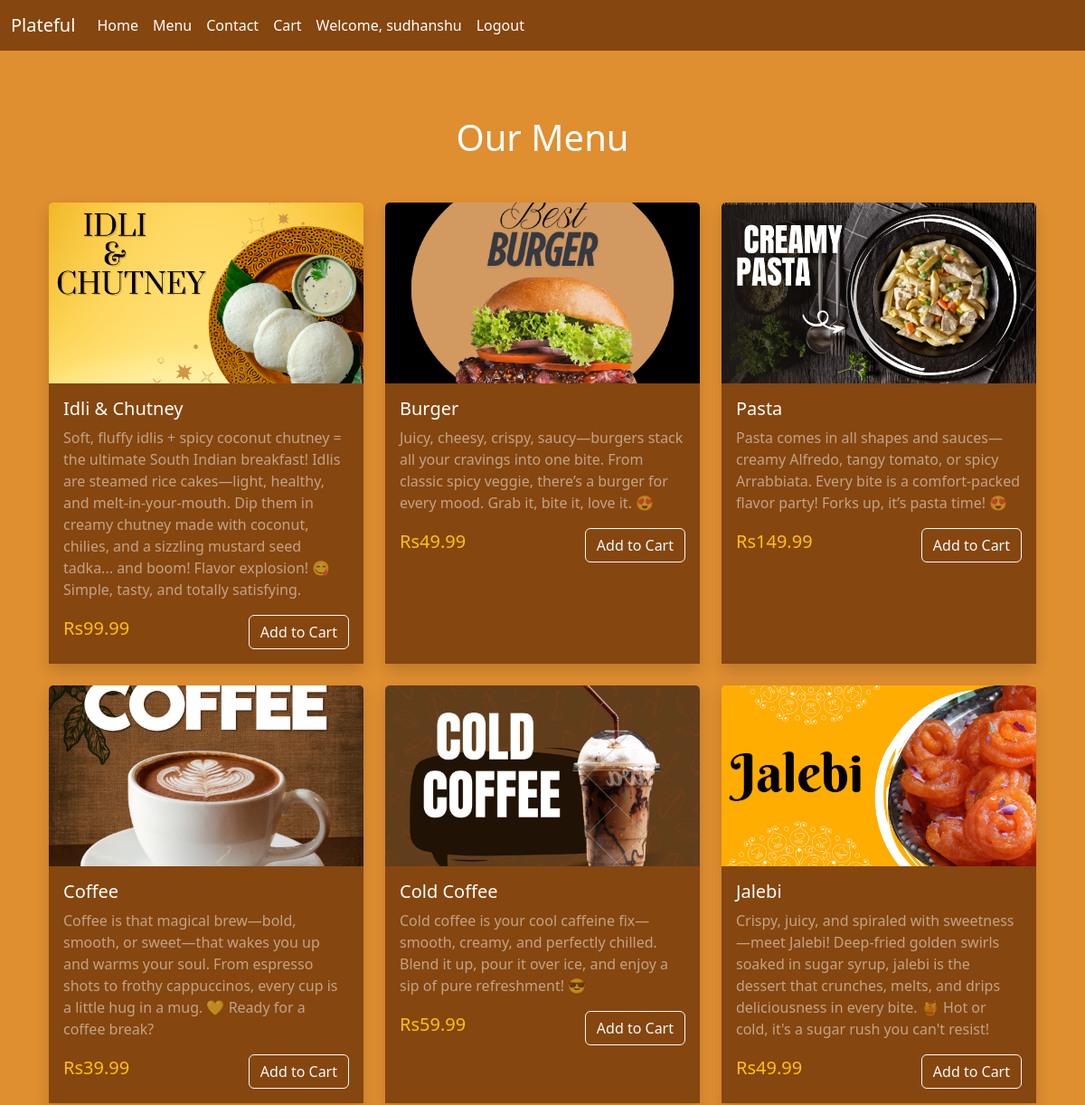
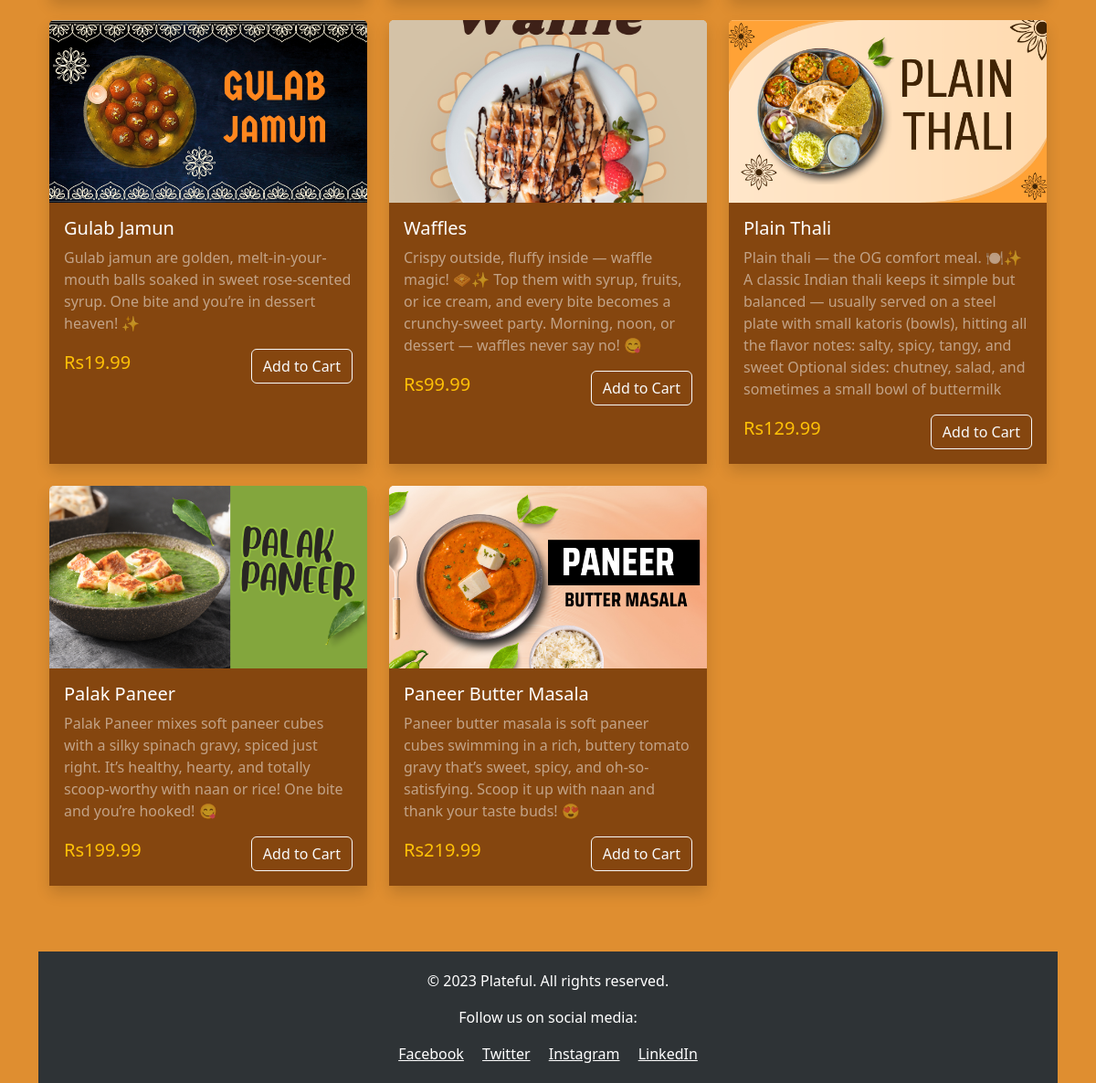
The page /menu/ (signed in) on the database its author committed (2 pictures, top to bottom).
### eat/models.py (models this page shows, shortened)
class MenuItem(models.Model):
    CATEGORY_CHOICES = [
        ('AP', 'Appetizers'),
        ('MC', 'Main Course'),
        ('DS', 'Desserts'),
        ('BE', 'Beverages'),
    ]
    name = models.CharField(max_length=100)
    description = models.TextField()
    price = models.DecimalField(max_digits=6, decimal_places=2)
    category = models.CharField(max_length=2, choices=CATEGORY_CHOICES)
    image = models.ImageField(upload_to='menu_images/')
    available = models.BooleanField(default=True)
    created_at = models.DateTimeField(auto_now_add=True)

### eat/views.py (the view)
# urls.py: path('menu/', views.menu, name='menu'),
def menu(request):
    menu_items = MenuItem.objects.filter(available=True).order_by('category')
    return render(request, 'home/menu.html', {'menu_items': menu_items})

### eat/templates/home/menu.html (shortened to what this page needs)
{% extends 'layout.html' %}
{% load static %}
{% block content %}
<div class="container py-5">
    <h1 class="text-center mb-5">Our Menu</h1>
<div class="row row-cols-1 row-cols-md-2 row-cols-lg-3 g-4">
    {% for item in menu_items %}
    <div class="col menu-item" data-category="{{ item.category }}">
        <div class="card h-100 border-0 shadow">
            <img src="{{ item.image.url }}" class="card-img-top" alt="{{ item.name }}" style="height: 200px; object-fit: cover;">
            <div class="card-body" style="background-color: #85460f;">
                <h5 class="card-title text-white">{{ item.name }}</h5>
                <p class="card-text text-white-50">{{ item.description }}</p>
                <div class="d-flex justify-content-between align-items-center">
                    <span class="h5 text-warning">Rs{{ item.price }}</span>
                    <a href="{% url 'eat:add_to_cart' item.id %}" class="btn btn-outline-light">Add to Cart</a>
                </div>
            </div>
        </div>
    </div>
    {% endfor %}
</div>
{% endblock %}

### eat/templates/layout.html (shortened to what this page needs)
{% load static %}
<!DOCTYPE html>
<html lang="en">
<head>
    <link href="https://cdn.jsdelivr.net/npm/bootstrap@5.3.5/dist/css/bootstrap.min.css" rel="stylesheet">
</head>
<body>
    <nav class="navbar navbar-expand-lg" style="background-color: #85460f;">
        <div class="container-fluid">
            <a class="navbar-brand text-white" href="/">Plateful</a>
            <div class="collapse navbar-collapse" id="navbarNav">
                <ul class="navbar-nav me-auto">
                    <li class="nav-item"><a class="nav-link text-white" href="#">Home</a></li>
                    <li class="nav-item"><a class="nav-link text-white" href="{% url 'eat:menu' %}">Menu</a></li>
                    <li class="nav-item"><a class="nav-link text-white" href="{% url 'eat:contact' %}">Contact</a></li>
                    <li class="nav-item">
                        <a class="nav-link text-white" href="{% url 'eat:cart' %}">
                            Cart {% if request.session.cart %}<span class="badge bg-light text-dark">{{ request.session.cart|length }}</span>{% endif %}
                        </a>
                    </li>
                    <ul class="navbar-nav me-auto">
                        {% if user.is_authenticated %}
                            <li class="nav-item">
                                <span class="nav-link text-white">Welcome, {{ user.username }}</span>
                            </li>
                              {% if user.is_authenticated %}
                               <li class="nav-item">
                               <form class="d-inline" action="{% url 'eat:logout' %}" method="post">
                               <button type="submit" class="nav-link text-white btn btn-link">Logout</button>
                                </form>
                            </li>
                             {% endif %}
                        {% else %}
                            <li class="nav-item"><a class="nav-link text-white" href="{% url 'eat:login' %}">Login</a></li>
                            <li class="nav-item"><a class="nav-link text-white" href="{% url 'eat:register' %}">Register</a></li>
                        {% endif %}
                    </ul>
                </ul>
            </div>
        </div>
    </nav>
    <div class="container mt-4">
        {% block content %}
        {% endblock %}
    </div>
    <footer class="text-center text-white mt-4" style="background-color: #2e3336; padding: 20px;">
        <p>&copy; 2023 Plateful. All rights reserved.</p>
        <p>Follow us on social media:</p>
        <a href="#" class="text-white me-3">Facebook</a>
        <a href="#" class="text-white me-3">Twitter</a>
        <a href="#" class="text-white me-3">Instagram</a>
        <a href="#" class="text-white">LinkedIn</a>
    </footer>
</body>
</html>

### eat/templates/layout.html (style rules this page uses)
body { background-color: #df8e30; color: white; }

### eat/templates/home/menu.html (style rules this page uses)
.card { transition: transform 0.3s, box-shadow 0.3s; border: none; }

### rows shown on the page
MenuItem: image (picture), name "Idli & Chutney", description "Soft, fluffy idlis + spicy coconut chutney = the ultimate South Indian breakfast! Idlis are steamed rice cakes—light, healthy, and melt-in-your-mouth. Dip them in creamy chutney made with coconut, chilies, and a sizzling mustard seed tadka... and boom! Flavor explosion! 😋 Simple, tasty, and totally satisfying.", price "99.99"
MenuItem: image (picture), name "Burger", description "Juicy, cheesy, crispy, saucy—burgers stack all your cravings into one bite. From classic spicy veggie, there’s a burger for every mood. Grab it, bite it, love it. 😍", price "49.99"
MenuItem: image (picture), name "Pasta", description "Pasta comes in all shapes and sauces—creamy Alfredo, tangy tomato, or spicy Arrabbiata. Every bite is a comfort-packed flavor party! Forks up, it’s pasta time! 😍", price "149.99"
MenuItem: image (picture), name "Coffee", description "Coffee is that magical brew—bold, smooth, or sweet—that wakes you up and warms your soul. From espresso shots to frothy cappuccinos, every cup is a little hug in a mug. 💛 Ready for a coffee break?", price "39.99"
MenuItem: image (picture), name "Cold Coffee", description "Cold coffee is your cool caffeine fix—smooth, creamy, and perfectly chilled. Blend it up, pour it over ice, and enjoy a sip of pure refreshment! 😎", price "59.99"
MenuItem: image (picture), name "Jalebi", description "Crispy, juicy, and spiraled with sweetness—meet Jalebi! Deep-fried golden swirls soaked in sugar syrup, jalebi is the dessert that crunches, melts, and drips deliciousness in every bite. 🍯 Hot or cold, it's a sugar rush you can't resist!", price "49.99"
MenuItem: image (picture), name "Gulab Jamun", description "Gulab jamun are golden, melt-in-your-mouth balls soaked in sweet rose-scented syrup. One bite and you’re in dessert heaven! ✨", price "19.99"
MenuItem: image (picture), name "Waffles", description "Crispy outside, fluffy inside — waffle magic! 🧇✨ Top them with syrup, fruits, or ice cream, and every bite becomes a crunchy-sweet party. Morning, noon, or dessert — waffles never say no! 😋", price "99.99"
MenuItem: image (picture), name "Plain Thali", description "Plain thali — the OG comfort meal. 🍽️✨ A classic Indian thali keeps it simple but balanced — usually served on a steel plate with small katoris (bowls), hitting all the flavor notes: salty, spicy, tangy, and sweet Optional sides: chutney, salad, and sometimes a small bowl of buttermilk", price "129.99"
MenuItem: image (picture), name "Palak Paneer", description "Palak Paneer mixes soft paneer cubes with a silky spinach gravy, spiced just right. It’s healthy, hearty, and totally scoop-worthy with naan or rice! One bite and you’re hooked! 😋", price "199.99"
MenuItem: image (picture), name "Paneer Butter Masala", description "Paneer butter masala is soft paneer cubes swimming in a rich, buttery tomato gravy that’s sweet, spicy, and oh-so-satisfying. Scoop it up with naan and thank your taste buds! 😍", price "219.99"

### other values the page prints
{{ user.username }} "sudhanshu"
